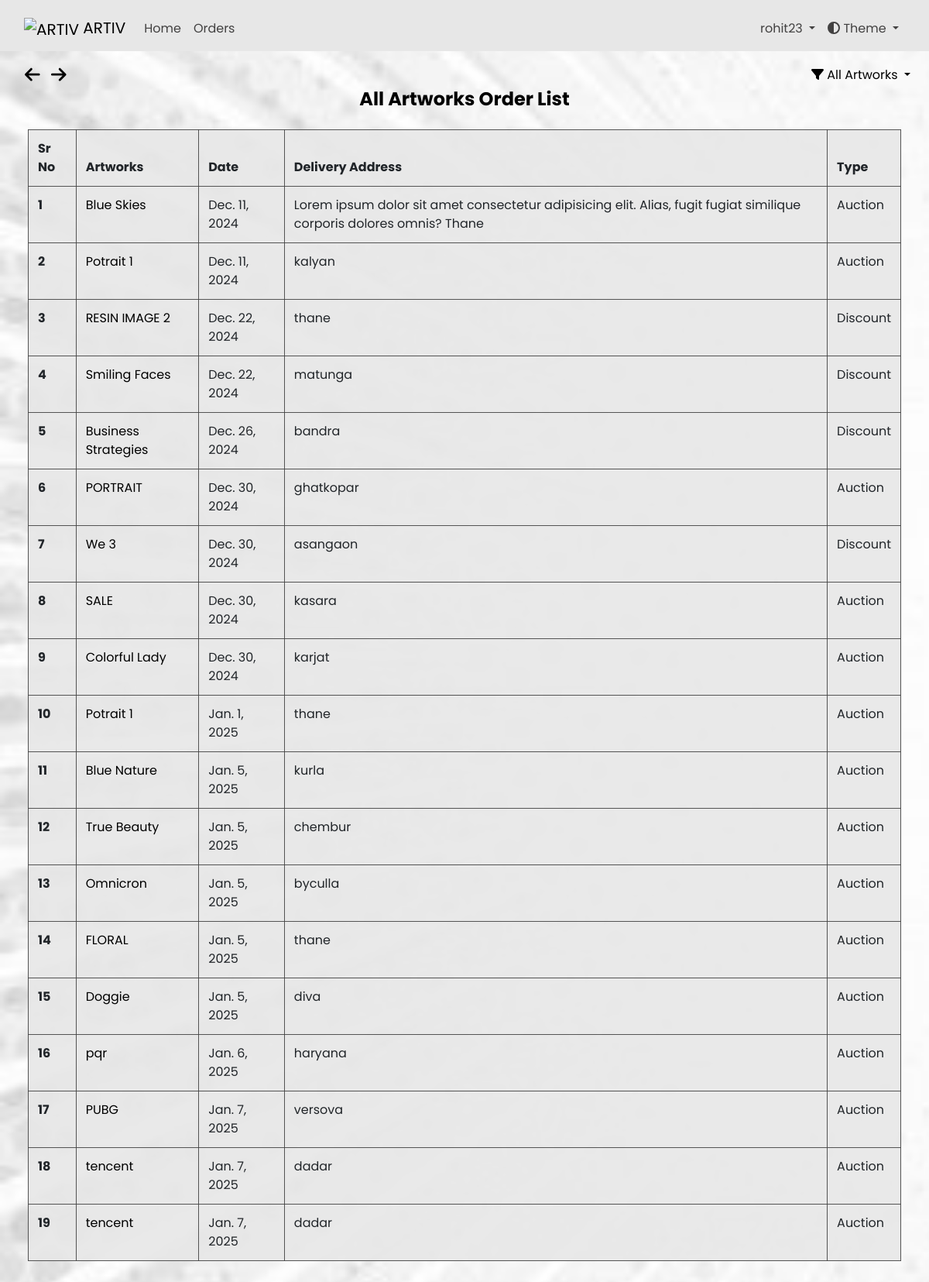
The app's page /dashboard/order/ (signed in) with its own data.
### dashboard/models.py (models this page shows, shortened)
class OrderModel(models.Model):
    user = models.ForeignKey(settings.AUTH_USER_MODEL, on_delete=models.CASCADE)
    product = models.ForeignKey(Artwork, on_delete=models.CASCADE)
    order_date = models.DateField(auto_now_add=True)
    order_qty = models.IntegerField(default=0, null=False)
    delivery_at = models.TextField(default=" ", null=False)
    order_price = models.FloatField(default=0, null=False)

class Artwork(models.Model):
    SALE_TYPE_CHOICES = [
        ("discount", "Discount"),
        ("auction", "Auction"),
    ]
    sale_type = models.CharField(max_length=10, choices=SALE_TYPE_CHOICES)  # sale_type only
    product_id = models.CharField(max_length=255, default="")
    product_name = models.CharField(max_length=255, blank=False)
    product_price = models.IntegerField(default=0)
    opening_bid = models.IntegerField(default=0, null=True, blank=True)
    product_cat = models.ForeignKey("Catalogue", on_delete=models.CASCADE, null=True, blank=True)
    product_qty = models.IntegerField(default=0)
    product_image = models.ImageField(upload_to="arts/")
    dimension_unit = models.CharField(max_length=2, choices=[("cm", "Centimeters"), ("ft", "Feet")])
    length_in_centimeters = models.FloatField(default=0.0, blank=True, null=True)
    width_in_centimeters = models.FloatField(default=0.0, blank=True, null=True)
    foot = models.FloatField(default=0, blank=True, null=True)
    inches = models.FloatField(default=0, blank=True, null=True)
    created_at = models.DateTimeField(auto_now_add=True)
    end_date = models.DateField(null=True, blank=True, db_index=True)
    user = models.ForeignKey(settings.AUTH_USER_MODEL, on_delete=models.CASCADE, null=True, blank=True)
    is_sold = models.BooleanField(default=False)
    is_purchased = models.BooleanField(default=False)
    status = models.CharField(
        max_length=50,
        choices=[("active", "Active"), ("closed", "Closed"), ("waiting_for_response", "Waiting for Response"), ("unsold", "Unsold")],
        default="active",
    )
    response_deadline = models.DateTimeField(blank=True, null=True, db_index=True)
    buyer_response = models.CharField(max_length=11, choices=[("yes", "Yes"), ("no", "No"), ("no_response", "No Response")], default="no_response")
    discounted_price = models.DecimalField(max_digits=10, decimal_places=2, null=True, blank=True)
    def get_discounted_price(self):
        return self.product_price * 0.7
    def __str__(self):
        return self.product_name

### dashboard/views.py (the view)
# urls.py: path('order/', views.OrderListView.as_view(), name="order_list"),
class OrderListView(LoginRequiredMixin, ListView):
    model = OrderModel
    template_name = 'dashboard/ordermodel_list.html'
    def get_queryset(self):
        queryset = OrderModel.objects.all()
        if self.request.user.groups.filter(name='SellerGroup').exists():
            queryset = queryset.filter(product__user=self.request.user)
        else:
            queryset = queryset.filter(user=self.request.user)
        filter_param = self.request.GET.get('filter', 'all').lower()
        if filter_param == 'discount':
            queryset = queryset.filter(product__sale_type='discount')
        elif filter_param == 'auction':
            queryset = queryset.filter(product__sale_type='auction')
        return queryset

### art/context_processors.py (called while the page is built)
def catalogue_list(request):
    return {"catalogue_list": Catalogue.objects.all()}

### dashboard/models.py (called while the page is built)
    def __str__(self):
        return self.cat_name

### dashboard/templatetags/auth_extras.py (called while the page is built)
@register.filter(name='has_group')
def has_group(user, group_name):
    group = Group.objects.get(name=group_name)
    return True if group in user.groups.all() else False

### templates/dashboard/ordermodel_list.html (shortened to what this page needs)
{% extends './base.html' %}
{% load static %}
{% block links %}
<link rel="stylesheet" href="{% static 'dashboard/css/ordermodel_list.css' %}">
<link rel="stylesheet" href="https://stackpath.bootstrapcdn.com/bootstrap/4.5.2/css/bootstrap.min.css">
{% endblock %}
{% block content %}
{% include './includes/header.html' %}
{% include "art/arrow_button.html" %}
{% load auth_extras %}
    <div class="app-content pt-3 p-md-3 p-lg-4">
        <div class="button-container">
            <i class="fa-solid fa-arrow-left" style="cursor:pointer; font-size:1.4rem; margin-right:10px" onclick="goBack()"></i>
            <i class="fa-solid fa-arrow-right" style="cursor:pointer; font-size:1.4rem; margin-right:15px" onclick="goForward()"></i>
        </div>
        <br>
        <div class="container-fluid">
            <h1 class="app-page-title" id="pageTitle">Order List</h1>
            <div class="filter-dropdown">
                <div class="dropdown-toggle" style="cursor:pointer;" id="filterDropdown" data-toggle="dropdown" aria-haspopup="true" aria-expanded="false">
                    <i class="fa-solid fa-filter"></i> <span id="selectedFilter">Filter</span>
                </div>
            </div>
        <div class="row g-4 mb-4">
            <div class="table-container">
                <table class="table table-bordered">
                    <thead>
                        <tr>
                            <th scope="col">Sr No</th>
                            <th scope="col">Artworks</th>
                            <th scope="col">Date</th>
                            <th scope="col">Delivery Address</th>
                            {% if request.GET.filter == 'all' or not request.GET.filter %}
                            <th scope="col">Type</th>
                            {% endif %}
                        </tr>
                    </thead>
                    <tbody>
                        {% for order in object_list %}
                        <tr>
                            <th scope="row">{{ forloop.counter }}</th>
                            <td>
                                <a href="#" class="artworks-order" data-toggle="modal" data-target="#productModal{{ order.product.id }}">{{ order.product }}</a>
                            </td>
                            <td>{{ order.order_date }}</td>
                            <td>{{ order.delivery_at }}</td>
                            {% if request.GET.filter == 'all' or not request.GET.filter %}
                            <td>
                            {% if order.product.sale_type == 'discount' %}
                                Discount
                            {% elif order.product.sale_type == 'auction' %}
                                Auction
                            {% else %}
                                Unknown
                            {% endif %}
                            </td>
                            {% endif %}
                        </tr>
                        {% empty %}
                        <tr>
                            <td colspan="7" class="text-center">
                                <h3 class="open-sans-empty">No artworks to show</h3>
                            </td>
                        </tr>
                        {% endfor %}
                    </tbody>
                </table>
            </div>
        </div>
        </div>
    </div>
{% endblock %}

### templates/dashboard/includes/header.html (shortened to what this page needs)
{% load static %}
{% block links %}
<link rel="stylesheet" type="text/css" href="{% static 'dashboard/css/navbar.css' %}" />
{% endblock %}
{% load auth_extras %}
<body>
    <nav class="navbar navbar-expand-lg navbar-light fixed-top">
        <div class="container-fluid">
            <a class="navbar-brand" href="#" data-bs-toggle="modal" data-bs-target="#logoModal">
                <img src="{% static 'images/assets/ARTIV_LOGO.jpg' %}" width="30" height="24" alt="ARTIV">
                ARTIV
            </a>
            <div class="collapse navbar-collapse" id="navbarSupportedContent">
                <ul class="navbar-nav me-auto mb-2 mb-lg-0">
                    <li class="nav-item">
                        <a class="nav-link" href="{% url 'art:index' %}">Home</a>
                    </li>
                    {% if user.is_authenticated %}
                        <li class="nav-item">
                            <a class="nav-link" href="{% url 'dashboard:order_list' %}">Orders</a>
                        </li>
                    {% endif %}
                </ul>
                <ul class="navbar-nav ms-auto mb-2 mb-lg-0">
                    {% if user.is_authenticated %}
                        <li class="nav-item dropdown">
                            <a class="nav-link dropdown-toggle" href="#" id="userDropdown" role="button" data-bs-toggle="dropdown" aria-expanded="false">
                                {{ user }}
                            </a>
                        </li>
                    {% endif %}
                    <li class="nav-item dropdown">
                        <a class="nav-link dropdown-toggle" href="#" id="themeDropdown" role="button" data-bs-toggle="dropdown" aria-expanded="false">
                            <i class="fas fa-adjust"></i> Theme
                        </a>
                    </li>
                </ul>
            </div>
        </div>
    </nav>
</body>
</html>

### static/dashboard/css/ordermodel_list.css (style rules this page uses)
.artworks-order { color: black !important; text-decoration: none !important; }
.table { color: #000000; background-color: rgba(231, 231, 231, 0.9); border-collapse: collapse; margin: 0 auto; border-radius: 5px; border: 1px solid rgba(200, 200, 200, 0.9); }
.table th, .table tr, .table td { border: 1px solid rgba(68, 68, 68, 0.9) !important; }

### static/dashboard/css/navbar.css (style rules this page uses)
.navbar { background-color: #161617; padding-top: 1rem !important; }
.navbar .navbar-brand { color: #ffffff; }
.navbar .nav-link { color: #898383; }
body.light-mode .navbar { background-color: #e7e7e7; color: #000; }
body.light-mode .navbar .navbar-brand { color: #000; }
body.light-mode .navbar .nav-link { color: #424141; }
:root { --border-color: black; }

### static/dashboard/css/unsold.css (style rules this page uses)
.row { justify-content: start; --bs-gutter-y: 1.5rem !important; }
:root { --card-bg-light: #ffffff; --card-bg-dark: #2c2c2c; --text-light: #000000; --text-dark: #ffffff; }
.filter-dropdown { position: absolute; top: 70px; right: 35px; }
.button-container { position: absolute; top: 85px; right: 10px; }

### static/dashboard/css/contact.css (style rules this page uses)
.button-container { position: absolute; top: 85px; left: 2rem; }
:root { --background-color: #e7e7e7; --text-color: #000; --link-color: #343434; --link-hover-color: #000000; --title-color: #000; --contact-text-color: #000; }
body { background-color: var(--background-color); color: var(--text-color); }

### static/dashboard/css/faq.css (style rules this page uses)
:root { --background-color: #f8f9fa; --text-color: #000; --link-color: #007bff; --link-hover-color: #0056b3; --title-color: #000; --accordion-bg-color: #fff; --accordion-border-color: #ddd; --accordion-header-bg-color: #f7f7f7; --accordion-header-text-color: #000; }
body { background-color: var(--background-color); color: var(--text-color); }

### static/dashboard/css/index.css (style rules this page uses)
:root { --background-color: #e7e7e7; --text-color: #000; --link-color: #343434; --link-hover-color: #000000; --title-color: #000; --contact-text-color: #000; }
.row { justify-content: start; --bs-gutter-y: 1.5rem !important; }
.filter-dropdown { position: absolute; top: 70px; right: 35px; }
.button-container { position: absolute; top: 85px; left: 2rem; }

### static/home/css/about.css (style rules this page uses)
.light-mode h1, .light-mode h4 { color: black ; }
body, h1, h4, p { margin: 0; padding: 0; }
h1, h4 { text-align: center; }
.container-fluid h1 { margin-top: 10px; }

### static/dashboard/css/artwork_detail.css (style rules this page uses)
:root { --card-bg-light: #ffffff; --card-bg-dark: #2c2c2c; --text-light: #000000; --text-dark: #ffffff; }
body { color: var(--text-color); }
body.light-mode { --card-bg: var(--card-bg-light); --text-color: var(--text-light); }
.button-container { position: absolute; top: 85px; left: 2rem; }

### templates/dashboard/ordermodel_list.html (style rules this page uses)
body { font-family: 'Poppins', sans-serif; }
.filter-dropdown { position: absolute; top: 85px; right: 1.5rem; }

### records on screen
OrderModel: product "Blue Skies", order_date "Dec. 11, 2024", delivery_at "Lorem ipsum dolor sit amet consectetur adipisicing elit. Alias, fugit fugiat similique corporis dolores omnis? Thane", shows "Auction"
OrderModel: product "Potrait 1", order_date "Dec. 11, 2024", delivery_at "kalyan", shows "Auction"
OrderModel: product "RESIN IMAGE 2", order_date "Dec. 22, 2024", delivery_at "thane", shows "Discount"
OrderModel: product "Smiling Faces", order_date "Dec. 22, 2024", delivery_at "matunga", shows "Discount"
OrderModel: product "Business Strategies", order_date "Dec. 26, 2024", delivery_at "bandra", shows "Discount"
OrderModel: product "PORTRAIT", order_date "Dec. 30, 2024", delivery_at "ghatkopar", shows "Auction"
OrderModel: product "We 3", order_date "Dec. 30, 2024", delivery_at "asangaon", shows "Discount"
OrderModel: product "SALE", order_date "Dec. 30, 2024", delivery_at "kasara", shows "Auction"
OrderModel: product "Colorful Lady", order_date "Dec. 30, 2024", delivery_at "karjat", shows "Auction"
OrderModel: product "Potrait 1", order_date "Jan. 1, 2025", delivery_at "thane", shows "Auction"
OrderModel: product "Blue Nature", order_date "Jan. 5, 2025", delivery_at "kurla", shows "Auction"
OrderModel: product "True Beauty", order_date "Jan. 5, 2025", delivery_at "chembur", shows "Auction"
OrderModel: product "Omnicron", order_date "Jan. 5, 2025", delivery_at "byculla", shows "Auction"
OrderModel: product "FLORAL", order_date "Jan. 5, 2025", delivery_at "thane", shows "Auction"
OrderModel: product "Doggie", order_date "Jan. 5, 2025", delivery_at "diva", shows "Auction"
OrderModel: product "pqr", order_date "Jan. 6, 2025", delivery_at "haryana", shows "Auction"
OrderModel: product "PUBG", order_date "Jan. 7, 2025", delivery_at "versova", shows "Auction"
OrderModel: product "tencent", order_date "Jan. 7, 2025", delivery_at "dadar", shows "Auction"
OrderModel: product "tencent", order_date "Jan. 7, 2025", delivery_at "dadar", shows "Auction"

### other values on screen
{{ user }} "rohit23"
